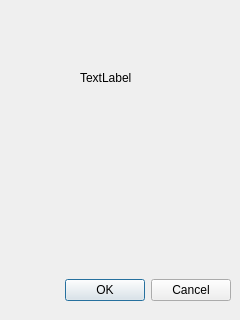
<?xml version="1.0" encoding="UTF-8"?>
<ui version="4.0">
 <class>Dialog</class>
 <widget class="QDialog" name="Dialog">
  <property name="geometry">
   <rect>
    <x>0</x>
    <y>0</y>
    <width>240</width>
    <height>320</height>
   </rect>
  </property>
  <property name="windowTitle">
   <string>Dialog</string>
  </property>
  <widget class="QDialogButtonBox" name="buttonBox">
   <property name="geometry">
    <rect>
     <x>10</x>
     <y>270</y>
     <width>221</width>
     <height>41</height>
    </rect>
   </property>
   <property name="orientation">
    <enum>Qt::Horizontal</enum>
   </property>
   <property name="standardButtons">
    <set>QDialogButtonBox::Cancel|QDialogButtonBox::Ok</set>
   </property>
  </widget>
  <widget class="QLabel" name="label">
   <property name="geometry">
    <rect>
     <x>80</x>
     <y>70</y>
     <width>60</width>
     <height>16</height>
    </rect>
   </property>
   <property name="text">
    <string>TextLabel</string>
   </property>
  </widget>
 </widget>
 <resources/>
 <connections>
  <connection>
   <sender>buttonBox</sender>
   <signal>accepted()</signal>
   <receiver>Dialog</receiver>
   <slot>accept()</slot>
   <hints>
    <hint type="sourcelabel">
     <x>248</x>
     <y>254</y>
    </hint>
    <hint type="destinationlabel">
     <x>157</x>
     <y>274</y>
    </hint>
   </hints>
  </connection>
  <connection>
   <sender>buttonBox</sender>
   <signal>rejected()</signal>
   <receiver>Dialog</receiver>
   <slot>reject()</slot>
   <hints>
    <hint type="sourcelabel">
     <x>316</x>
     <y>260</y>
    </hint>
    <hint type="destinationlabel">
     <x>286</x>
     <y>274</y>
    </hint>
   </hints>
  </connection>
 </connections>
</ui>
